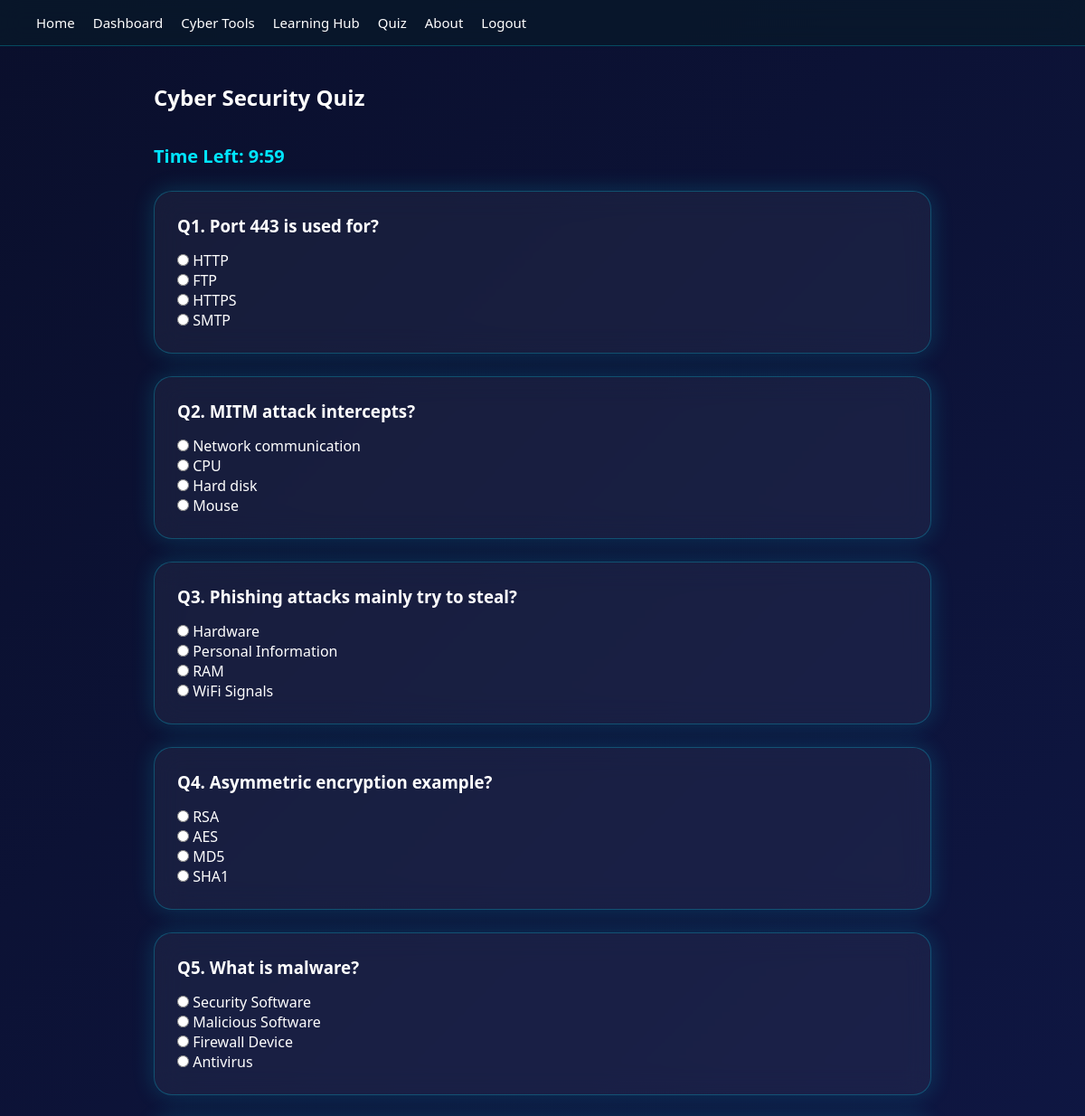
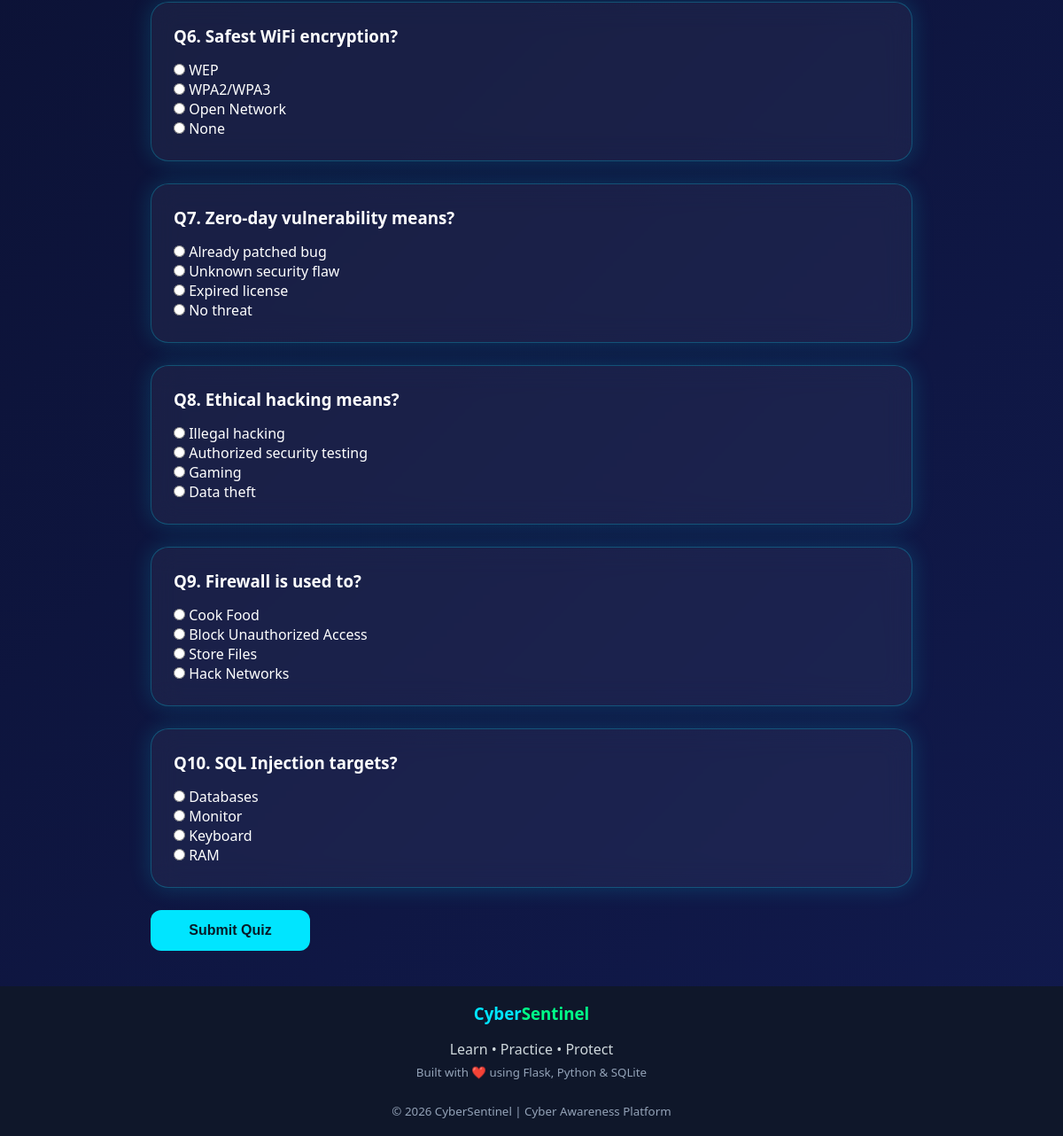
The app's page /quiz (signed in) with its own data (2 pictures, top to bottom).
### tables this page shows
CREATE TABLE questions (
    id INTEGER PRIMARY KEY AUTOINCREMENT,
    question TEXT NOT NULL,
    option1 TEXT NOT NULL,
    option2 TEXT NOT NULL,
    option3 TEXT NOT NULL,
    option4 TEXT NOT NULL,
    answer TEXT NOT NULL
);

### app.py (the view)
@app.route("/quiz")
def quiz():
    if "user_id" not in session:
        return redirect("/login")
    conn = sqlite3.connect("database.db")
    cursor = conn.cursor()
    cursor.execute("""
    SELECT *
    FROM questions
    ORDER BY RANDOM()
    LIMIT 10
    """)
    questions = cursor.fetchall()
    conn.close()
    return render_template(
        "quiz.html",
        questions=questions
    )

### templates/quiz.html (shortened to what this page needs)
{% extends "base.html" %}
{% block content %}
<div class="quiz-container">
    <h2>Cyber Security Quiz</h2>
    <div class="timer">
        Time Left: <span id="time">10:00</span>
    </div>
    <form action="/submit-quiz"method="POST" id="quizForm">
        {% for q in questions %}
<div class="quiz-card">
    <h3>Q{{ loop.index }}. {{ q[1] }}</h3>
    <label>
        <input type="radio" name="question_{{ q[0] }}" value="1">
        {{ q[2] }}
    </label><br>
    <label>
        <input type="radio" name="question_{{ q[0] }}" value="2">
        {{ q[3] }}
    </label><br>
    <label>
        <input type="radio" name="question_{{ q[0] }}" value="3">
        {{ q[4] }}
    </label><br>
    <label>
        <input type="radio" name="question_{{ q[0] }}" value="4">
        {{ q[5] }}
    </label>
</div>
{% endfor %}
        <button type="submit" class="btn-primary">Submit Quiz</button>
    </form>
</div>
{% endblock %}

### templates/base.html (shortened to what this page needs)
<!DOCTYPE html>
<html lang="en">
<head>
    <link rel="stylesheet" href="{{ url_for('static', filename='css/style.css') }}">
</head>
<body>
<nav class="navbar">
    <div class="nav-links">
        <a href="/" class="{% if request.path=='/' %}active{% endif %}">Home</a>
        {% if session.get("user_id") %}
            <a href="/dashboard" class="{% if 'dashboard' in request.path %}active{% endif %}">Dashboard</a>
            <a href="/tools" class="{% if 'tools' in request.path %}active{% endif %}">Cyber Tools</a>
            <a href="/learning" class="{% if 'learning' in request.path %}active{% endif %}">Learning Hub</a>
            <a href="/quiz" class="{% if 'quiz' in request.path %}active{% endif %}">Quiz</a>
            <a href="/about" class="{% if 'about' in request.path %}active{% endif %}">About</a>
            <a href="/logout" class="logout-btn">Logout</a>
        {% else %}
            <a href="/login">Login</a>
            <a href="/register">Register</a>
         {% endif %}
    </div>
</nav>
<div class="main-content">
    {% block content %}{% endblock %}
</div>
<footer class="footer">
    <h3>
        <span class="cyber">Cyber</span><span class="sentinel">Sentinel</span>
    </h3>
    <p>
        Learn • Practice • Protect
    </p>
    <small>
        Built with ❤️ using Flask, Python & SQLite
    </small>
    <br><br>
    <small>
        © 2026 CyberSentinel | Cyber Awareness Platform
    </small>
</footer>
</body>
</html>

### static/css/style.css (style rules this page uses)
:root { --primary:#00e5ff; --secondary:#00ff88; --dark:#081b29; --dark2:#0a0f2c; --card:rgba(255,255,255,.05); --text:#ffffff; --muted:#cfd8dc; --border:rgba(0,229,255,.25); }
* { margin:0; padding:0; box-sizing:border-box; }
html { scroll-behavior:smooth; }
html, body { height:100%; }
body { display:flex; flex-direction:column; font-family:'Segoe UI',Arial,sans-serif; background: linear-gradient(135deg,#0a0f2c,#111a4d); color:var(--text); overflow-x:hidden; position:relative; }
a { color:inherit; text-decoration:none; }
.main-content { flex:1; }
h2 { margin-bottom:35px; }
h3 { margin-bottom:15px; }
p { color:var(--muted); line-height:1.7; }
.cyber { color:var(--primary); }
.sentinel { color:var(--secondary); }
.navbar { position:sticky; top:0; z-index:1000; display:flex; justify-content:space-between; align-items:center; padding:15px 40px; background:rgba(8,27,41,.65); backdrop-filter:blur(12px); border-bottom:1px solid var(--border); }
.nav-links { display:flex; align-items:center; gap:20px; }
.nav-links a { font-size:15px; transition:.3s; }
.btn-primary, .btn-secondary, .tool-btn, .analyze-btn { display:inline-block; min-width:180px; padding:14px 30px; border:none; border-radius:12px; cursor:pointer; margin-right:10px; font-size:16px; font-weight:600; text-align:center; transition:all .3s ease; }
.btn-primary { background:var(--primary); color:var(--dark); }
.feature-card, .tool-card, .learning-card, .dash-card, .quiz-card, .result-card, .leaderboard-card { padding:35px; background:rgba(255,255,255,.05); border:1px solid rgba(0,229,255,.25); border-radius:20px; backdrop-filter:blur(15px); box-shadow:0 0 25px rgba(0,229,255,.18); transition:.35s ease; }
.quiz-container { max-width:900px; margin:auto; padding:40px 20px; }
.quiz-card { padding:25px; margin-bottom:25px; }
.timer { color:var(--primary); font-size:20px; font-weight:700; margin-bottom:25px; }
.container, .hero, .page-container, .features, .why, .learning, .stats, .leaderboard, .dashboard-container, .quiz-container { position:relative; z-index:2; }
.footer { margin-top:auto; padding:18px; text-align:center; background:#0f172a; color:#94a3b8; }

### records on screen
questions: question "Port 443 is used for?", option1 "HTTP", option2 "FTP", option3 "HTTPS", option4 "SMTP"
questions: question "MITM attack intercepts?", option1 "Network communication", option2 "CPU", option3 "Hard disk", option4 "Mouse"
questions: question "Phishing attacks mainly try to steal?", option1 "Hardware", option2 "Personal Information", option3 "RAM", option4 "WiFi Signals"
questions: question "Asymmetric encryption example?", option1 "RSA", option2 "AES", option3 "MD5", option4 "SHA1"
questions: question "What is malware?", option1 "Security Software", option2 "Malicious Software", option3 "Firewall Device", option4 "Antivirus"
questions: question "Safest WiFi encryption?", option1 "WEP", option2 "WPA2/WPA3", option3 "Open Network", option4 "None"
questions: question "Zero-day vulnerability means?", option1 "Already patched bug", option2 "Unknown security flaw", option3 "Expired license", option4 "No threat"
questions: question "Ethical hacking means?", option1 "Illegal hacking", option2 "Authorized security testing", option3 "Gaming", option4 "Data theft"
questions: question "Firewall is used to?", option1 "Cook Food", option2 "Block Unauthorized Access", option3 "Store Files", option4 "Hack Networks"
questions: question "SQL Injection targets?", option1 "Databases", option2 "Monitor", option3 "Keyboard", option4 "RAM"
